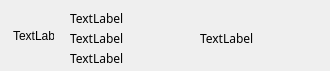
<?xml version="1.0" encoding="UTF-8"?>
<ui version="4.0">
 <class>Form</class>
 <widget class="QWidget" name="Form">
  <property name="geometry">
   <rect>
    <x>0</x>
    <y>0</y>
    <width>330</width>
    <height>71</height>
   </rect>
  </property>
  <property name="windowTitle">
   <string>Form</string>
  </property>
  <widget class="QLabel" name="picLabel">
   <property name="geometry">
    <rect>
     <x>13</x>
     <y>10</y>
     <width>41</width>
     <height>51</height>
    </rect>
   </property>
   <property name="text">
    <string>TextLabel</string>
   </property>
  </widget>
  <widget class="QLabel" name="titleLabel">
   <property name="geometry">
    <rect>
     <x>70</x>
     <y>10</y>
     <width>251</width>
     <height>16</height>
    </rect>
   </property>
   <property name="font">
    <font>
     <family>微软雅黑</family>
    </font>
   </property>
   <property name="text">
    <string>TextLabel</string>
   </property>
  </widget>
  <widget class="QLabel" name="lengthLabel">
   <property name="geometry">
    <rect>
     <x>70</x>
     <y>30</y>
     <width>121</width>
     <height>16</height>
    </rect>
   </property>
   <property name="font">
    <font>
     <family>微软雅黑</family>
    </font>
   </property>
   <property name="text">
    <string>TextLabel</string>
   </property>
  </widget>
  <widget class="QLabel" name="descriptionLabel">
   <property name="geometry">
    <rect>
     <x>70</x>
     <y>50</y>
     <width>251</width>
     <height>16</height>
    </rect>
   </property>
   <property name="font">
    <font>
     <family>微软雅黑</family>
    </font>
   </property>
   <property name="text">
    <string>TextLabel</string>
   </property>
  </widget>
  <widget class="QLabel" name="playLabel">
   <property name="geometry">
    <rect>
     <x>200</x>
     <y>30</y>
     <width>121</width>
     <height>16</height>
    </rect>
   </property>
   <property name="font">
    <font>
     <family>微软雅黑</family>
    </font>
   </property>
   <property name="text">
    <string>TextLabel</string>
   </property>
  </widget>
 </widget>
 <resources/>
 <connections/>
</ui>
